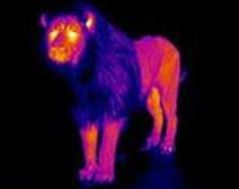
#> input picture het_image.JPG, 239 x 189 px
$ python display.py   (older library calls are emulated)
#> lines starting #> are read from the running program, lines starting #| are printed output that depends on the picture; after the words box and inside, x2 and y2 are one past the last pixel; in counts of white or black regions, pixels touching at a corner belong together
'''

코드 내용 : 라즈베리파이 디스플레이에 보여줄 영상처리
Lane_detect_sobel.py 리메이크
[수정 - 2020년1월20일]
 - het iamge image 합성함수 추가
 - yolo박스 image 합성함수 추가
'''

import cv2
import numpy as np
import os
import time  # 시간 측정을 위한 라이브러

def region_of_interest(img, vertices, color3=(255, 255, 255), color1=255):  # ROI 셋팅
    mask = np.zeros_like(img)  # mask = img와 같은 크기의 빈 이미지

    if len(img.shape) > 2:  # Color 이미지(3채널)라면 :
        color = color3
    else:  # 흑백 이미지(1채널)라면 :
        color = color1

    # vertices에 정한 점들로 이뤄진 다각형부분(ROI 설정부분)을 color로 채움
    cv2.fillPoly(mask, vertices, color)

    # 이미지와 color로 채워진 ROI를 합침
    ROI_image = cv2.bitwise_and(img, mask)
    return ROI_image

def filter_edge(img):
    height, width = img.shape[:2]  # 이미지 높이, 너비

    img = cv2.cvtColor(img, cv2.COLOR_BGR2GRAY)  # 입력 받은 화면 Gray로 변환

    # ROI 영역
    vertices = np.array(
        [[(0, height),
          (0, 45),
          (width, 45),
          (width, height)]],
        dtype=np.int32)

    img = region_of_interest(img, vertices)  # ROI 설정

    img = cv2.GaussianBlur(img, (5, 5), 0)
    img = cv2.Sobel(img, cv2.CV_64F, 1, 0, ksize=3)
    img = cv2.convertScaleAbs(img)
    img = cv2.cvtColor(np.copy(img), cv2.COLOR_GRAY2BGR)
    img = cv2.cvtColor(np.copy(img), cv2.COLOR_RGB2HLS)

    return img

# 온도센서로부터 이미지를 받아서 특정좌표에 이미지 합성
def image_het(img, img_het, center_x, center_y):
    w = 80
    h = 50

    # ROI 영역
    vertices = np.array(
        [[(center_x - w/2, center_y - h/2),
          (center_x - w/2, center_y + h/2),
          (center_x + w/2, center_y + h/2),
          (center_x + w/2, center_y - h/2)]],
        dtype=np.int32)
    cv2.fillPoly(img, vertices, (0, 0, 0))

    roi_het = img[center_y - 25: center_y + 25, center_x - 40: center_x + 40]
    img_het = cv2.resize(img_het, (w, h), interpolation=cv2.INTER_CUBIC)
    _img_roi = cv2.add(img_het, roi_het)
    np.copyto(roi_het, _img_roi)

    return img

# yolo에서 받은 좌표와 물체크기를 이미지 합성
def image_object(img, center_x, center_y, width, height):

    # ROI 영역
    vertices = np.array(
        [[(center_x - width / 2, center_y - height / 2),
          (center_x - width / 2, center_y + height / 2),
          (center_x + width / 2, center_y + height / 2),
          (center_x + width / 2, center_y - height / 2)]],
        dtype=np.int32)
    cv2.fillPoly(img, vertices, (255, 255, 0))

    return img

def display():
    print("## function display start ##")

    # 파일리스트 읽어오기
    path_read = './test_image2'
    file_list_read = os.listdir(path_read)
    process_time = time.time()  # 프로세스 진행시간 측정

    # ## 임시방편 임의의 온도배열 생성 12x6
    # hetadata = np.array([[1, 2, 3, 4, 5, 6, 7, 8, 9, 10, 11, 12],
    #                      [1, 2, 3, 4, 5, 6, 7, 8, 9, 10, 11, 12],
    #                      [1, 2, 3, 4, 5, 6, 7, 8, 9, 10, 11, 12],
    #                      [1, 2, 3, 4, 5, 6, 7, 8, 9, 10, 11, 12],
    #                      [10, 20, 30, 40, 50, 60, 70, 80, 90, 10, 11, 12],
    #                      [11, 12, 13, 14, 15, 16, 17, 18, 19, 20, 21, 22]])
    het_image = cv2.imread("het_image.JPG")
#> het_image is the input picture: shape (189, 239, 3); mean B, G, R 38, 8.5, 36.1

    for i in range(len(file_list_read)):
        one_process_time = time.time()  # 프로세스 하나 진행시간 측정

        image = cv2.imread("test_image2/" + file_list_read[i])  # 이미지 읽기
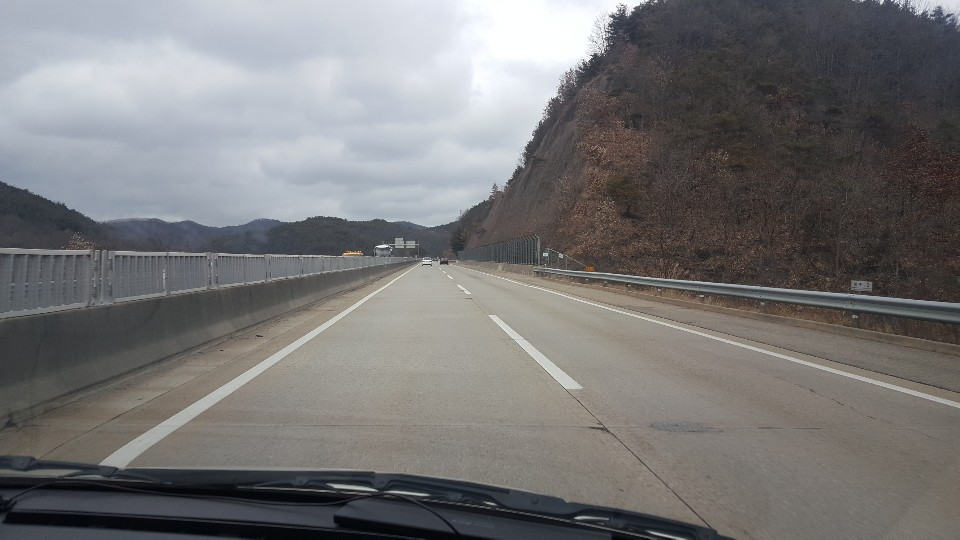
#> input picture test_image2/1.jpg, 960 x 540 px
#> image is the input picture: shape (540, 960, 3); mean B, G, R 118.2, 117.9, 118.9

        img = filter_edge(image)
#> in region_of_interest, `cv2.fillPoly(mask, vertices, color)`:
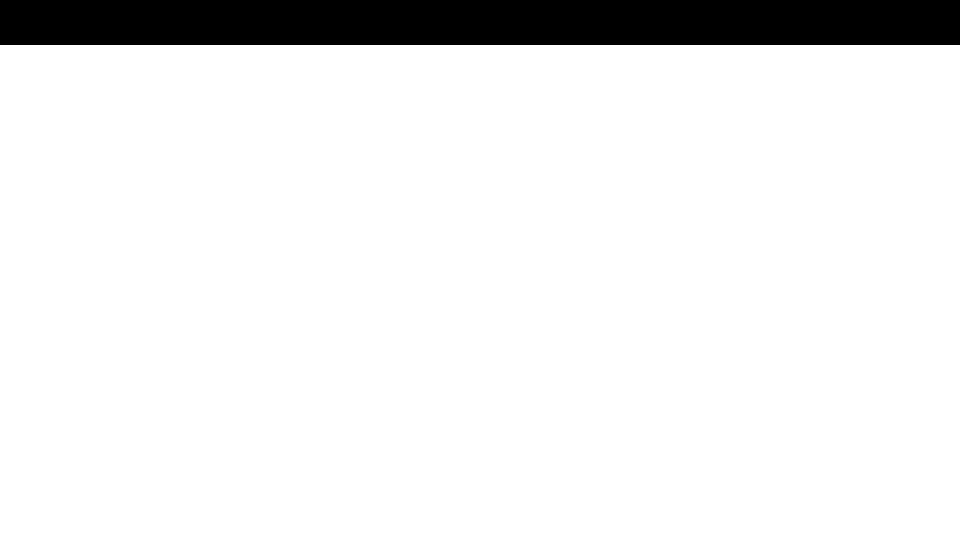
#> mask: shape (540, 960); 91.7% white; 1 black region, box (x1, y1, x2, y2) and area: (0, 0, 960, 45) 43200
#> in region_of_interest, `ROI_image = cv2.bitwise_and(img, mask)`:
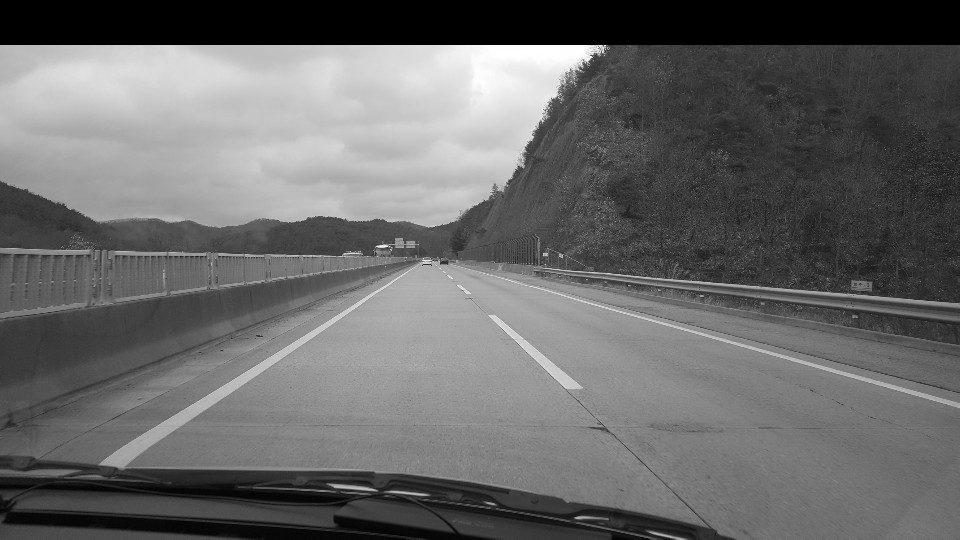
#> ROI_image: shape (540, 960); min 0, max 255, mean 104.5
#> in filter_edge, `img = cv2.Sobel(img, cv2.CV_64F, 1, 0, ksize=3)`:
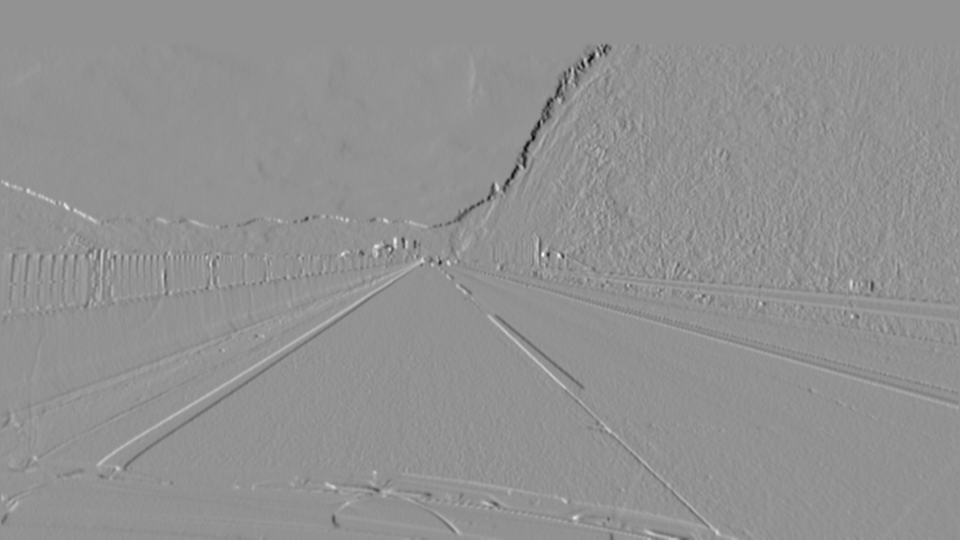
#> img: shape (540, 960) float64; min -317, max 236, mean -0.2; drawn with min black and max white
#> in filter_edge, `img = cv2.convertScaleAbs(img)`:
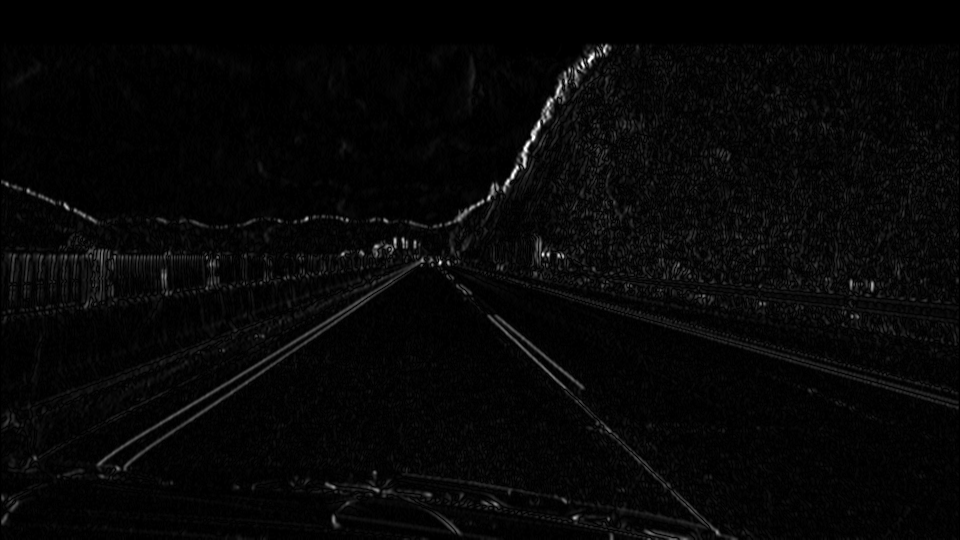
#> img: shape (540, 960); min 0, max 255, mean 6.7
#> in filter_edge, `img = cv2.cvtColor(np.copy(img), cv2.COLOR_RGB2HLS)`: img: shape (540, 960, 3); mean of channels 0, 1, 2 0, 6.7, 0
        img = cv2.resize(img, (800, 480), interpolation=cv2.INTER_CUBIC)
#> img: shape (480, 800, 3); mean of channels 0, 1, 2 0, 6.7, 0

        # 이미지 좀더 선명하게 처리 #######
        img_hsv = cv2.cvtColor(img, cv2.COLOR_BGR2HSV)
#> img_hsv: shape (480, 800, 3); mean H, S, V 48.8, 207.6, 6.7
        mask = cv2.inRange(img_hsv, np.array([0, 0, 100]), np.array([255, 255, 255]))
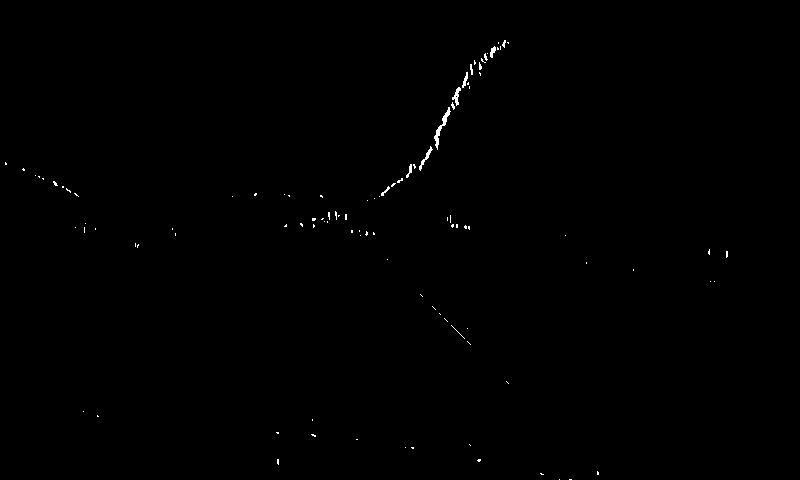
#> mask: shape (480, 800); 0.26% white in thin lines or dots, all inside (x1, y1, x2, y2) = (5, 40, 728, 480)
        img_2 = cv2.bitwise_and(img, img, mask=mask)
#> img_2: shape (480, 800, 3); mean of channels 0, 1, 2 0, 0.4, 0
        ###################################

        # 온도 이미지 합성
        img_het = image_het(img_2, het_image, 300, 300)
#> in image_het, `roi_het = img[center_y - 25: center_y + 25, center_x - 40: center_x + ..`: roi_het: shape (50, 80, 3); every value is 0
#> in image_het, `img_het = cv2.resize(img_het, (w, h), interpolation=cv2.INTER_CUBIC)`:
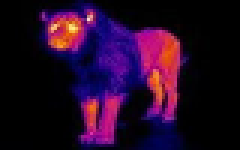
#> img_het: shape (50, 80, 3) (shown 3 times larger); mean of channels 0, 1, 2 38, 8.5, 36.1; drawn as B, G, R
#> img_het: shape (480, 800, 3); mean of channels 0, 1, 2 0.4, 0.5, 0.4
        img_het_object = image_object(img_het, 300, 200, 100, 50)
#> in image_object, `cv2.fillPoly(img, vertices, (255, 255, 0))`: img: shape (480, 800, 3); mean of channels 0, 1, 2 3.8, 3.9, 0.4

        #cv2.imshow('그냥 이미지', img)
        cv2.imshow('het image', img_het_object)
        print("{} of {} : {}\ttime : {}".format(i + 1, len(file_list_read) + 1, file_list_read[i],
                                                round(time.time() - one_process_time, 4)))

        cv2.waitKey(0)
#> pass 2 of the loop in display, `for i in range(len(file_list_read)):`:
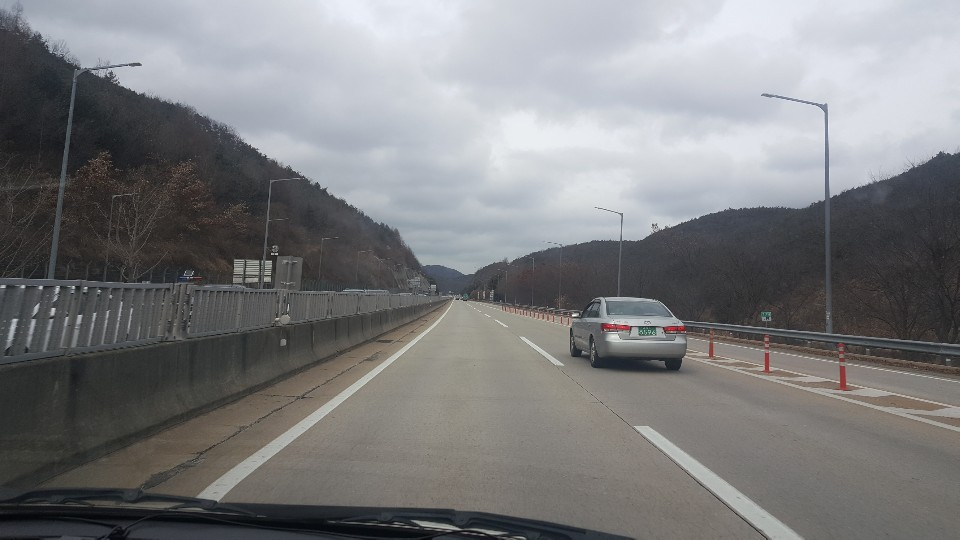
#> input picture test_image2/2.jpg, 960 x 540 px
#> in display, image is the input picture: shape (540, 960, 3); mean B, G, R 127, 125.4, 125
#> in filter_edge (call 2), `img = cv2.convertScaleAbs(img)`:
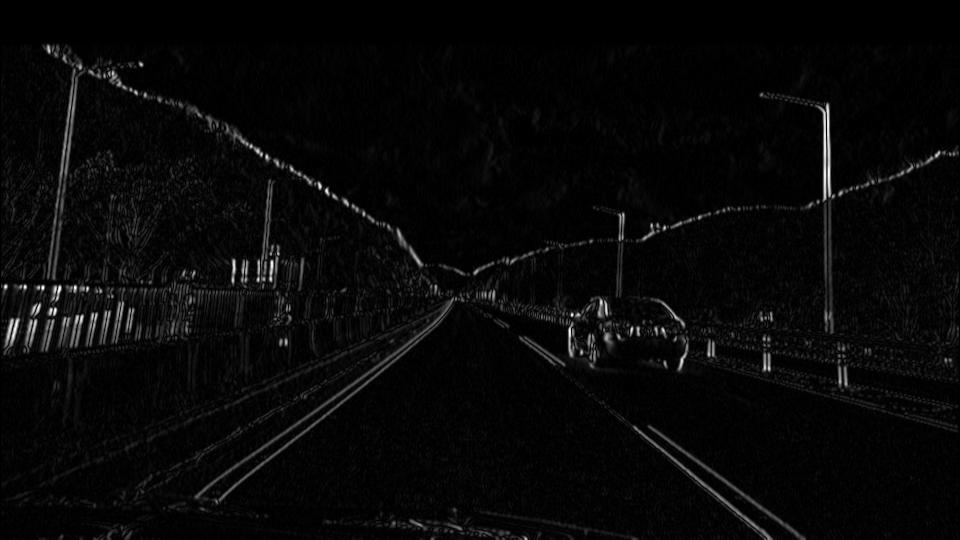
#> img: shape (540, 960); min 0, max 255, mean 7.8
#> img_hsv: shape (480, 800, 3); mean H, S, V 47.7, 202.6, 7.8
#> in display, `mask = cv2.inRange(img_hsv, np.array([0, 0, 100]), np.array([255, 255,..`:
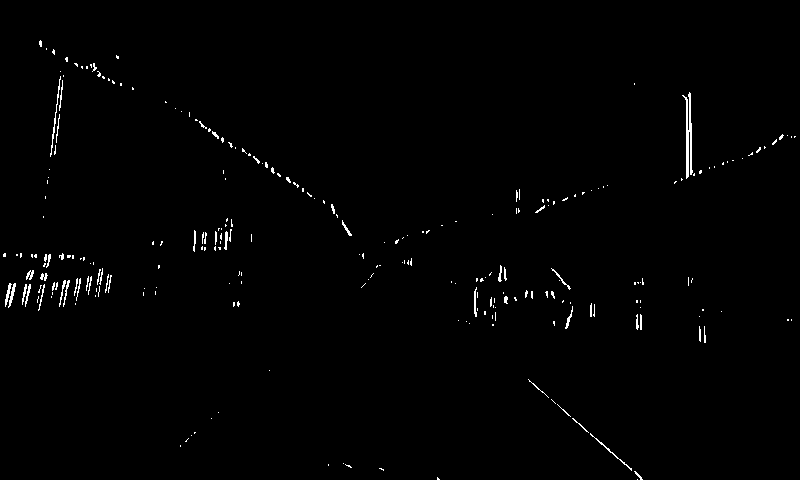
#> mask: shape (480, 800); 0.89% white in thin lines or dots
#> img_2: shape (480, 800, 3); mean of channels 0, 1, 2 0, 1.3, 0
#> pass 3 of the loop in display, `for i in range(len(file_list_read)):`:
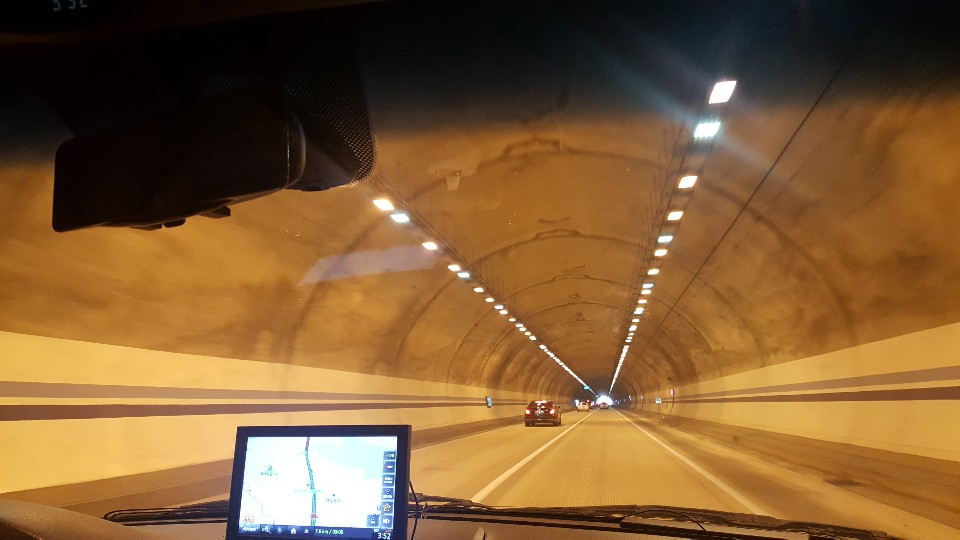
#> input picture test_image2/3.jpg, 960 x 540 px
#> in display, image is the input picture: shape (540, 960, 3); mean B, G, R 52.1, 92.8, 129.4
#> in filter_edge (call 3), `img = cv2.convertScaleAbs(img)`:
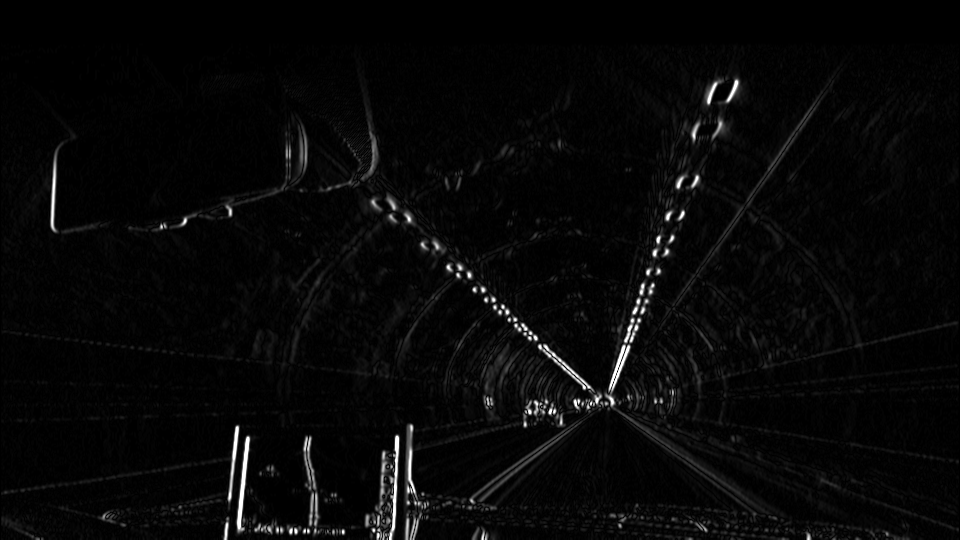
#> img: shape (540, 960); min 0, max 255, mean 7.7
#> img_hsv: shape (480, 800, 3); mean H, S, V 45.7, 194.1, 7.7
#> in display, `mask = cv2.inRange(img_hsv, np.array([0, 0, 100]), np.array([255, 255,..`:
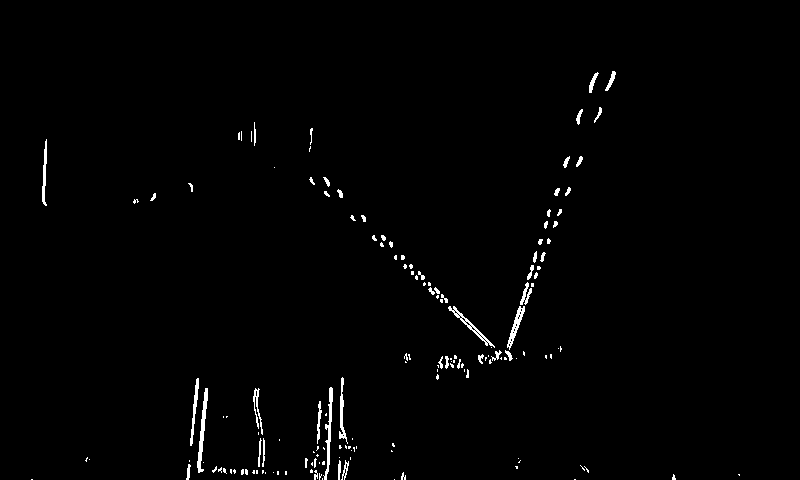
#> mask: shape (480, 800); 1.2% white; 159 white regions (103 under 20 px), largest, box (x1, y1, x2, y2) and area: (197, 388, 208, 473) 337, (323, 387, 333, 480) 306, (448, 306, 495, 348) 251
#> img_2: shape (480, 800, 3); mean of channels 0, 1, 2 0, 2.1, 0

    print("process total time : {}".format(time.time() - process_time))  # 프로세스 진행시간 표시


if __name__ == '__main__':
    print("##### main start #####")

    display()

    print("#### main end ####")
